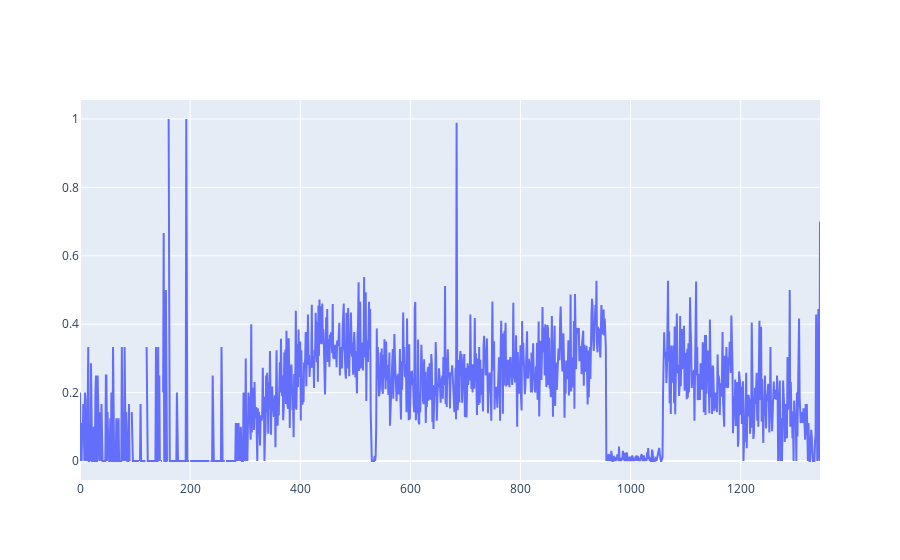

The notebook cell this image was saved under:
### Markdown cell above
0 60

### Code cell
import plotly.graph_objects as go
line1 = go.Scatter(x=dis.index,y=dis['count']/dis['all'], name="source")
fig = go.Figure([line1])
fig.show()

### Figure 1 — Plotly figure (JSON) as saved in the notebook; plotly's stock layout.template omitted (floating-point values rounded to 4 significant figures; data arrays with more than 128 entries replaced by an {"elided": "..."} marker saying what was removed)
{"data": [{"name": "source", "type": "scatter", "x": {"elided": "1345 int values"}, "y": {"elided": "1345 float values"}}], "layout": {"autosize": true, "xaxis": {"autorange": true, "range": [0, 1344], "type": "linear"}, "yaxis": {"autorange": true, "range": [-0.05556, 1.056], "type": "linear"}}}
